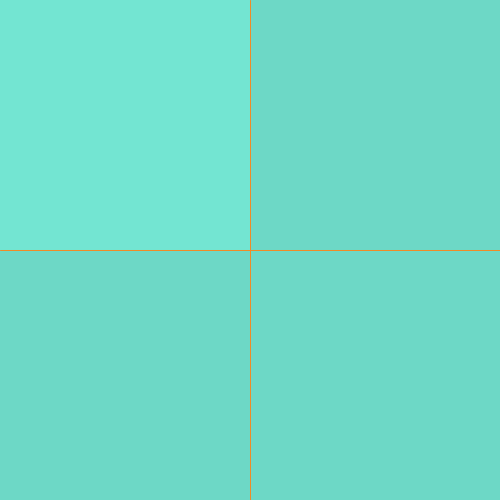
Frame 1 (no input)
Frame 60 (the mouse pressed at the canvas centre just before this capture): identical to frame 1, image omitted
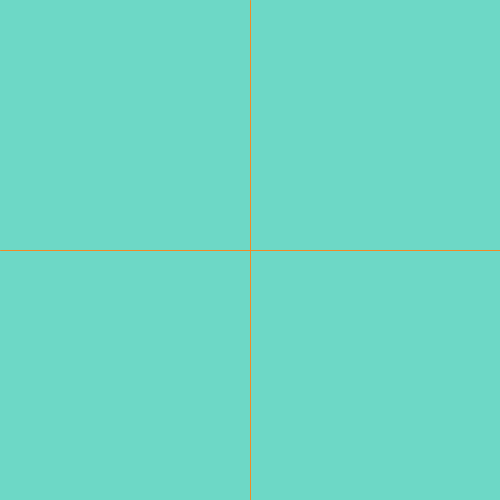
Frame 120 (the mouse held since frame 60 and released just before this capture)

The Processing sketch that drew these frames (run headless with seeded random() and noise(); from frame 60 on, the mouse is pressed at the canvas centre):

// Processing sketch: processing_186133
// ── processing_186133.pde

void setup() {
  size(500,500);
}

void draw() {
  background(109,216,198);

// dividing lines
  stroke(240,139,39);
  line(height/2,0,width/2,height);
  line(0,height/2, width, height/2);
  
//mouse top left
  if(mouseX < width/2){
    if(mouseY <height/2){
        fill(115,229,210);
        noStroke();
        rect(0,0,250,250);
  }
  }
  
//mouse top right
  if(mouseX > width/2){
    if(mouseY <height/2){
        fill(96,190,175);
        noStroke();
        rect(250,0,250,250);
  }
  }
  
//mouse bottom right
  if(mouseX > width/2){
    if(mouseY > height/2){
        fill(77,152,140);
        noStroke();
        rect(250,250,250,250);
  }
  }

//mouse bottom left
  if(mouseX < width/2){
    if(mouseY > height/2){
        fill(45,88,81);
        noStroke();
        rect(0,250,250,250);
  }
  }
  
}
